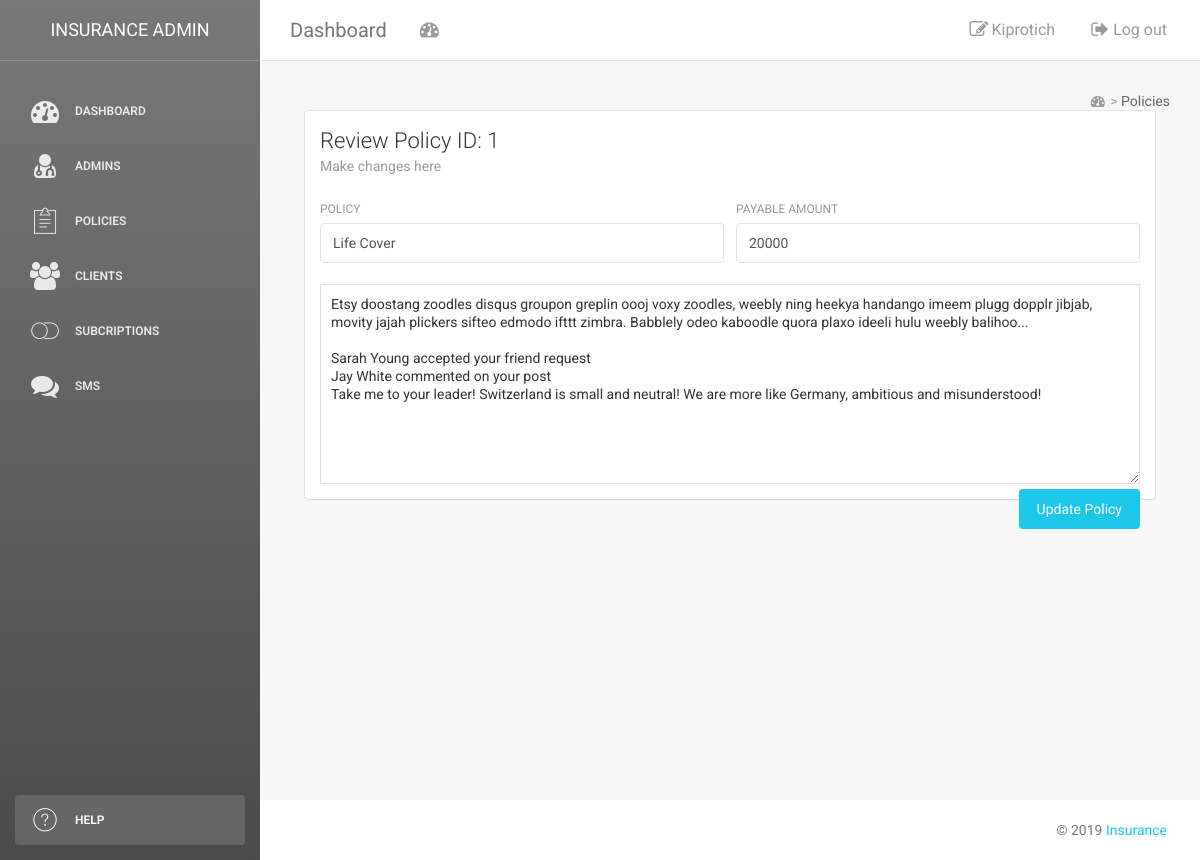
Page /reviewpolicy.php?pid=1 (signed in) on the committed database.
### tables this page shows
CREATE TABLE `user_details` (
  `user_Id` int(11) NOT NULL,
  `sur_Name` varchar(35) NOT NULL,
  `first_Name` varchar(35) NOT NULL,
  `id_No` int(10) NOT NULL,
  `phone_No` varchar(14) NOT NULL,
  `email_Address` varchar(65) NOT NULL,
  `address` varchar(65) NOT NULL,
  `status` int(1) NOT NULL DEFAULT '0',
  `privilege` varchar(15) NOT NULL DEFAULT 'user',
  `Password` varchar(25) NOT NULL
);

CREATE TABLE `insurance_policies` (
  `policy_Id` int(11) NOT NULL,
  `policy` varchar(35) NOT NULL,
  `price` varchar(10) NOT NULL,
  `toc` text NOT NULL
);

### reviewpolicy.php (the view, shortened to what this page needs)
<?php include 'side.php';?>
<?php include 'top.php';
include "conn.php";
     if(isset($_GET['pid']))
     { $pid = $_GET['pid'];
        $sql1 = "SELECT * FROM insurance_policies WHERE policy_Id = '$pid'";
        $query1 = mysqli_query($conn,$sql1);
        $row_policy = mysqli_fetch_assoc($query1);
     }
     else
     {
     }
?>
<div class="content">
<div class="container-fluid">
			    <nav class="pull-right">
                            <a  style="color:#999" href="index.php">
                                <i class="fa fa-dashboard" ></i> >
                            </a>
                            <a  style="color:#666" href="policies.php">
                               Policies
                            </a>
                </nav>
            </div>
             <div class="container-fluid">
<div class="col-md-12">
                        <div class="card">
                            <div class="header">
                            <h4 class="title">Review Policy ID: <?php echo $row_policy['policy_Id']; ?></h4>
                                <p class="category">Make changes here</p>
                            </div>
                            <div class="content">
                                <form name="up" action="" method="post">
                                <div class="row">
                                        <div class="col-md-6">
                                            <div class="form-group">
                                                <label>Policy</label>
                                                <input type="text" name="policy"class="form-control" placeholder="Policy" value="<?php echo ucfirst($row_policy['policy']); ?>">
                                            </div>
                                        </div>
                                        <div class="col-md-6">
                                            <div class="form-group">
                                                <label>Payable Amount</label>
                                                <input type="text" class="form-control" name="price" placeholder="Name" value="<?php echo ucfirst($row_policy['price']); ?>">
                                            </div>
                                        </div>
    </div>
                <textarea class="textarea" name="toc" placeholder="Place some text here"
                          style="width: 100%; height: 200px; font-size: 14px; line-height: 18px; border: 1px solid #dddddd; padding: 10px;"><?php echo ucfirst($row_policy['toc']); ?></textarea>
               <button type="submit" name="submit" class="btn btn-info btn-fill pull-right">Update Policy</button>
            </form>
            </div>
           </div>
                            </div>
                        </div>
                    </div>
					</div>
	<?php include 'footer.php';?>

### top.php (shortened to what this page needs)
<?php
    include "conn.php";
    $user = $_SESSION['username'];
    $sql = "SELECT * FROM user_details WHERE  email_Address='$user'";
    $query1 = mysqli_query($conn,$sql);
    $row_user = mysqli_fetch_assoc($query1);
?>
<div class="main-panel">
        <nav class="navbar navbar-default navbar-fixed">
            <div class="container-fluid">
                <div class="navbar-header">
                    <a class="navbar-brand" href="index.php">Dashboard</a>
                </div>
                <div class="collapse navbar-collapse">
                    <ul class="nav navbar-nav navbar-left">
                        <li>
                            <a href="index.php" class="dropdown-toggle" data-toggle="dropdown">
                                <i class="fa fa-dashboard"></i>
                            </a>
                        </li>
                    </ul>
                    <ul class="nav navbar-nav navbar-right">
                        <li>
                           <a href="account.php" title="<?php echo $_SESSION['username'];?>">
                               <p><i class="fa fa-edit"></i>
                               <?php echo ucfirst($row_user['sur_Name']);?></p>
                            </a>
                        </li>
                        <li>
                            <a href="logout.php" title="<?php echo $_SESSION['username'];?>">
                                <p><i class="fa fa-sign-out"></i>
								Log out</p>
                            </a>
                        </li>
                    </ul>
                </div>
            </div>
        </nav>

### rows in the picture
user_details: sur_Name "Kiprotich"
insurance_policies: policy_Id "1", policy "Life Cover", price "20000", toc "Etsy doostang zoodles disqus groupon greplin oooj voxy zoodles, weebly ning heekya handango imeem plugg dopplr jibjab, movity jajah plickers sifteo edmodo ifttt zimbra. Babblely odeo kaboodle quora plaxo ideeli hulu weebly balihoo... Sarah Young accepted your friend request Jay White commented on your post Take me to your leader! Switzerland is small and neutral! We are more like Germany, ambitious and misunderstood!"
